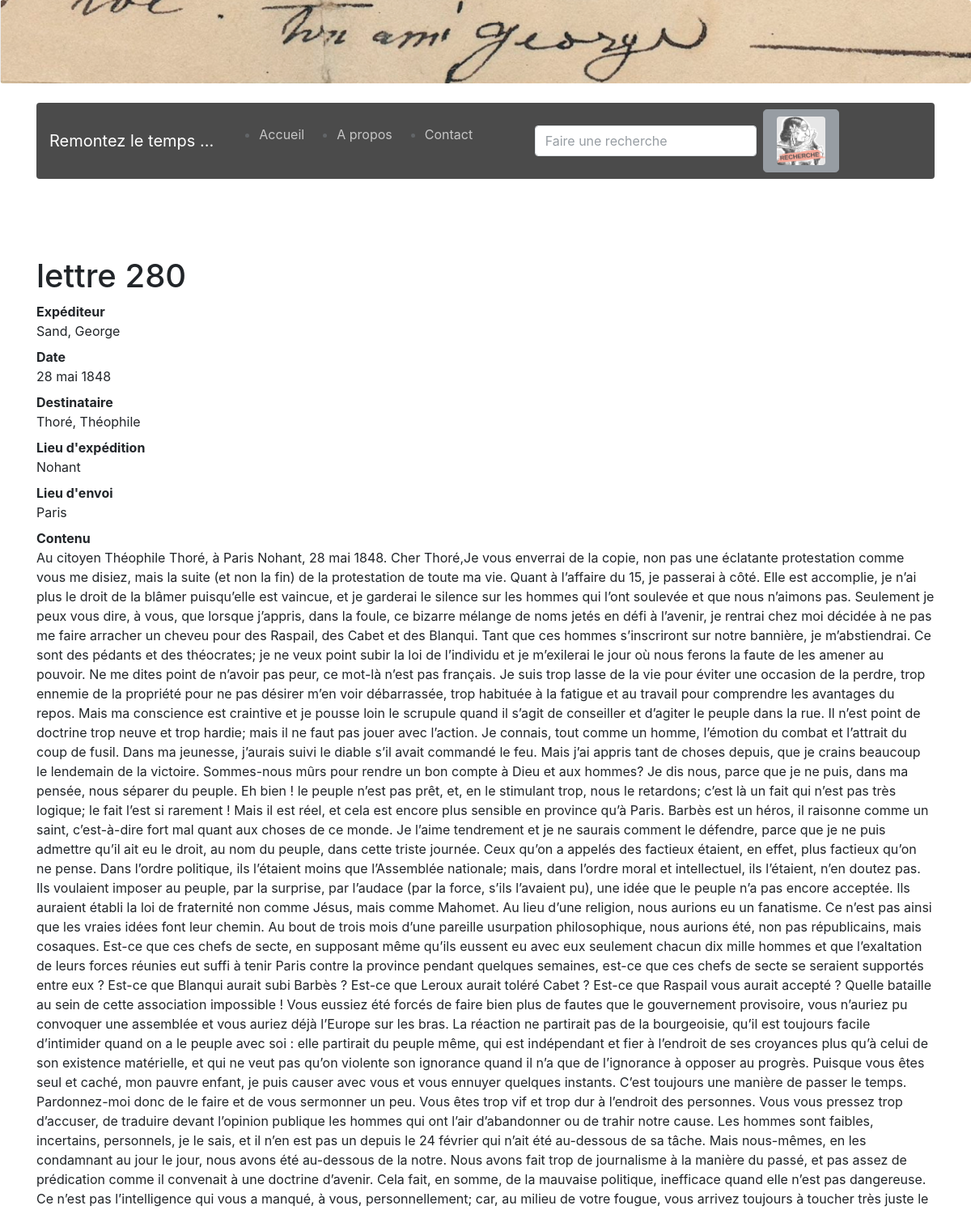
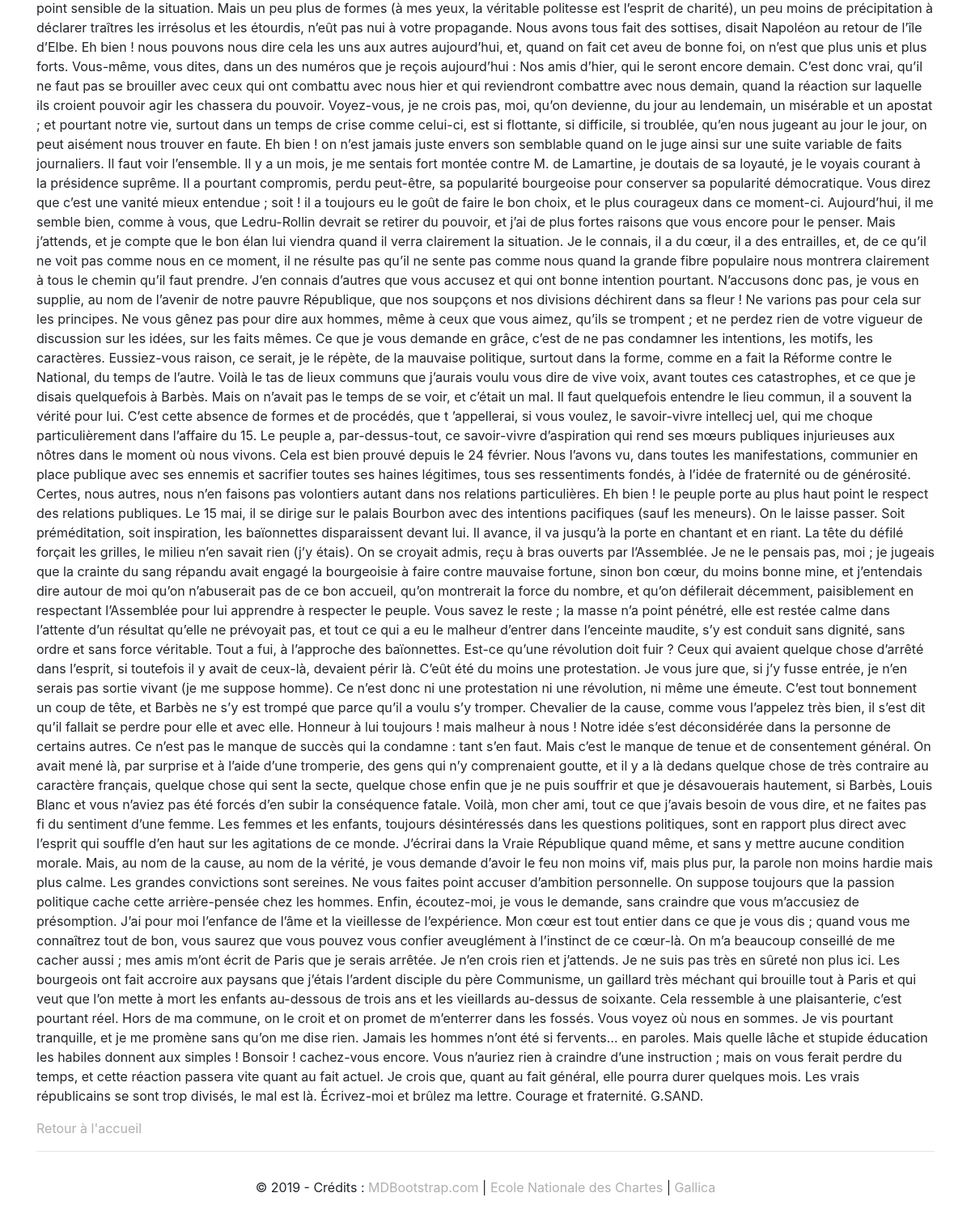
The app's page /lettre/280 with its own data (2 pictures, top to bottom).
### application/models/donnees.py (models this page shows)
class Lettre(db.Model):
    __tablename__ = "lettre"
    lettre_id = db.Column(db.Integer, unique=True, nullable=False, primary_key=True)
    titre = db.Column(db.Text, nullable=False)
    contenu = db.Column(db.Text, nullable=False)
    date_label = db.Column(db.Text, nullable=False)
    date_norm = db.Column(db.Text, nullable=False)
    lettre_destinataire = db.Column(db.Text, db.ForeignKey('correspondant.id_correspondant'))
    lettre_expediteur = db.Column(db.Text)
    vers_lieu = db.Column(db.Text, db.ForeignKey('lieu.lieu_id'))
    depuis_lieu = db.Column(db.Text, db.ForeignKey('lieu.lieu_id'))
    correspondant = db.relationship("Correspondant", back_populates="lettre")
    lieu_envoi = db.relationship("Lieu", foreign_keys=[vers_lieu])
    lieu_expe = db.relationship("Lieu", foreign_keys=[depuis_lieu])

class Correspondant(db.Model):
    __tablename__ = "correspondant"
    id_correspondant = db.Column(db.Integer, unique=True, nullable=False, primary_key=True)
    nom = db.Column(db.Text, nullable=False)
    prenom = db.Column(db.Text, nullable=False)
    lettre = db.relationship("Lettre", back_populates="correspondant")

class Lieu(db.Model):
    __tablename__ = "lieu"
    lieu_id = db.Column(db.Integer, unique=True, nullable=False, primary_key=True)
    label = db.Column(db.Integer, unique=True, nullable=False)

### application/routes.py (the view)
@app.route("/lettre/<int:lettre_id>")
def correspondance(lettre_id):
    unique_correspondance = Lettre.query.get(lettre_id)
    return render_template("pages/lettre.html", correspondance = unique_correspondance)

### application/routes.py (called while the page is built)
@app.context_processor
def inject_now():
    return {'now' : datetime.now()}

### application/templates/pages/lettre.html (shortened to what this page needs)
{% extends "conteneur.html" %}
{% block corps %}
    {% if correspondance %}
<br/>
<br/>
<br/>
            <h1>{{correspondance.titre}}</h1>
            <dl>
               <dt>Expéditeur</dt> <dd>Sand, George</dd>
                <dt>Date</dt> <dd>{{correspondance.date_label}}</dd>
                <dt>Destinataire</dt> <dd>{{correspondance.correspondant.nom}}, {{correspondance.correspondant.prenom}}</dd>
                <dt>Lieu d'expédition</dt> <dd>{{correspondance.lieu_expe.label}}</dd>
                <dt>Lieu d'envoi</dt> <dd>{{correspondance.lieu_envoi.label}}</dd>
                <dt>Contenu</dt> <dd>{{correspondance.contenu}}</dd>
            </dl>
    {% else %}
            <p>La base de données est en cours de constitution</p>
    {% endif %}
    <p><a href="{{url_for('accueil')}}"> Retour à l'accueil</a></p>
{% endblock %}

### application/templates/conteneur.html (style rules this page uses)
body { background-image:url('') !important; }
a { color:#AFAFAF; }

### records on screen
Lettre: titre "lettre 280", date_label "28 mai 1848", contenu "Au citoyen Théophile Thoré, à Paris Nohant, 28 mai 1848. Cher Thoré,Je vous enverrai de la copie, non pas une éclatante protestation comme vous me disiez, mais la suite (et non la fin) de la protestation de toute ma vie. Quant à l’affaire du 15, je passerai à côté. Elle est accomplie, je n’ai plus le droit de la blâmer puisqu’elle est vaincue, et je garderai le silence sur les hommes qui l’ont soulevée et que nous n’aimons pas. Seulement je peux vous dire, à vous, que lorsque j’appris, dans la foule, ce bizarre mélange de noms jetés en défi à l’avenir, je rentrai chez moi décidée à ne pas me faire arracher un cheveu pour des Raspail, des Cabet et des Blanqui. Tant que ces hommes…"
Correspondant: correspondant.nom "Thoré", correspondant.prenom "Théophile"
Lieu: lieu_expe.label "Nohant"
Lieu: lieu_envoi.label "Paris"
